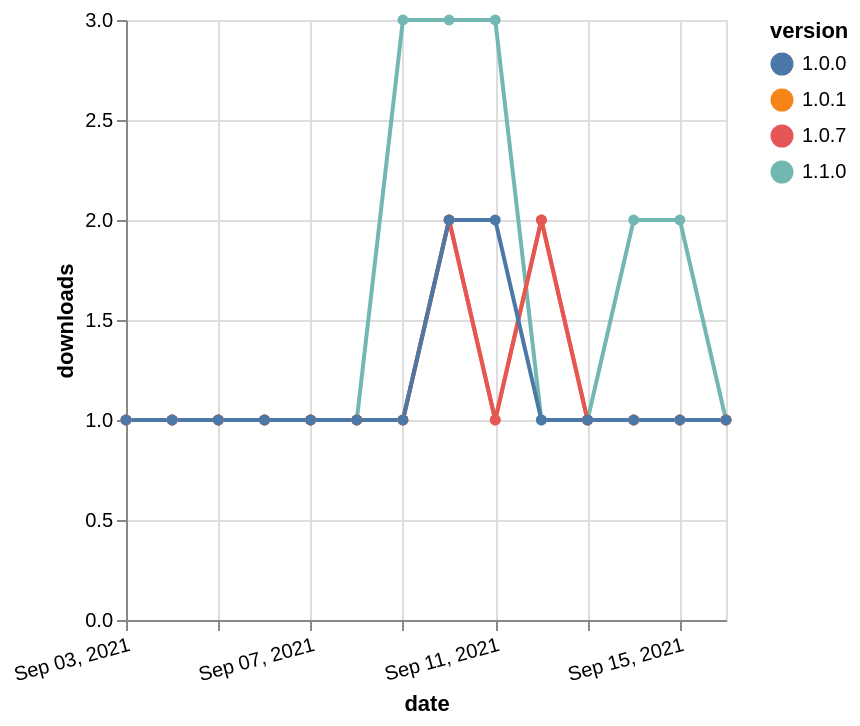

Describe this chart as a Vega-Lite specification.
### Vega-Lite specification from a JSON file in a GitHub repository (floating-point values rounded to 4 significant figures)
{"$schema": "https://vega.github.io/schema/vega-lite/v5.json", "description": "A simple bar chart with embedded data.", "data": {"values": [{"date": "2021-09-03", "total": 1854, "delta": 1, "version": "1.1.0"}, {"date": "2021-09-04", "total": 1855, "delta": 1, "version": "1.1.0"}, {"date": "2021-09-05", "total": 1856, "delta": 1, "version": "1.1.0"}, {"date": "2021-09-06", "total": 1857, "delta": 1, "version": "1.1.0"}, {"date": "2021-09-07", "total": 1858, "delta": 1, "version": "1.1.0"}, {"date": "2021-09-08", "total": 1859, "delta": 1, "version": "1.1.0"}, {"date": "2021-09-09", "total": 1862, "delta": 3, "version": "1.1.0"}, {"date": "2021-09-10", "total": 1865, "delta": 3, "version": "1.1.0"}, {"date": "2021-09-11", "total": 1868, "delta": 3, "version": "1.1.0"}, {"date": "2021-09-12", "total": 1869, "delta": 1, "version": "1.1.0"}, {"date": "2021-09-13", "total": 1870, "delta": 1, "version": "1.1.0"}, {"date": "2021-09-14", "total": 1872, "delta": 2, "version": "1.1.0"}, {"date": "2021-09-15", "total": 1874, "delta": 2, "version": "1.1.0"}, {"date": "2021-09-16", "total": 1875, "delta": 1, "version": "1.1.0"}, {"date": "2021-09-03", "total": 533, "delta": 1, "version": "1.0.1"}, {"date": "2021-09-04", "total": 534, "delta": 1, "version": "1.0.1"}, {"date": "2021-09-05", "total": 535, "delta": 1, "version": "1.0.1"}, {"date": "2021-09-06", "total": 536, "delta": 1, "version": "1.0.1"}, {"date": "2021-09-07", "total": 537, "delta": 1, "version": "1.0.1"}, {"date": "2021-09-08", "total": 538, "delta": 1, "version": "1.0.1"}, {"date": "2021-09-09", "total": 539, "delta": 1, "version": "1.0.1"}, {"date": "2021-09-10", "total": 541, "delta": 2, "version": "1.0.1"}, {"date": "2021-09-11", "total": 542, "delta": 1, "version": "1.0.1"}, {"date": "2021-09-12", "total": 544, "delta": 2, "version": "1.0.1"}, {"date": "2021-09-13", "total": 545, "delta": 1, "version": "1.0.1"}, {"date": "2021-09-14", "total": 546, "delta": 1, "version": "1.0.1"}, {"date": "2021-09-15", "total": 547, "delta": 1, "version": "1.0.1"}, {"date": "2021-09-16", "total": 548, "delta": 1, "version": "1.0.1"}, {"date": "2021-09-03", "total": 227, "delta": 1, "version": "1.0.7"}, {"date": "2021-09-04", "total": 228, "delta": 1, "version": "1.0.7"}, {"date": "2021-09-05", "total": 229, "delta": 1, "version": "1.0.7"}, {"date": "2021-09-06", "total": 230, "delta": 1, "version": "1.0.7"}, {"date": "2021-09-07", "total": 231, "delta": 1, "version": "1.0.7"}, {"date": "2021-09-08", "total": 232, "delta": 1, "version": "1.0.7"}, {"date": "2021-09-09", "total": 233, "delta": 1, "version": "1.0.7"}, {"date": "2021-09-10", "total": 235, "delta": 2, "version": "1.0.7"}, {"date": "2021-09-11", "total": 236, "delta": 1, "version": "1.0.7"}, {"date": "2021-09-12", "total": 238, "delta": 2, "version": "1.0.7"}, {"date": "2021-09-13", "total": 239, "delta": 1, "version": "1.0.7"}, {"date": "2021-09-14", "total": 240, "delta": 1, "version": "1.0.7"}, {"date": "2021-09-15", "total": 241, "delta": 1, "version": "1.0.7"}, {"date": "2021-09-16", "total": 242, "delta": 1, "version": "1.0.7"}, {"date": "2021-09-03", "total": 240, "delta": 1, "version": "1.0.0"}, {"date": "2021-09-04", "total": 241, "delta": 1, "version": "1.0.0"}, {"date": "2021-09-05", "total": 242, "delta": 1, "version": "1.0.0"}, {"date": "2021-09-06", "total": 243, "delta": 1, "version": "1.0.0"}, {"date": "2021-09-07", "total": 244, "delta": 1, "version": "1.0.0"}, {"date": "2021-09-08", "total": 245, "delta": 1, "version": "1.0.0"}, {"date": "2021-09-09", "total": 246, "delta": 1, "version": "1.0.0"}, {"date": "2021-09-10", "total": 248, "delta": 2, "version": "1.0.0"}, {"date": "2021-09-11", "total": 250, "delta": 2, "version": "1.0.0"}, {"date": "2021-09-12", "total": 251, "delta": 1, "version": "1.0.0"}, {"date": "2021-09-13", "total": 252, "delta": 1, "version": "1.0.0"}, {"date": "2021-09-14", "total": 253, "delta": 1, "version": "1.0.0"}, {"date": "2021-09-15", "total": 254, "delta": 1, "version": "1.0.0"}, {"date": "2021-09-16", "total": 255, "delta": 1, "version": "1.0.0"}]}, "width": "container", "mark": {"type": "line", "point": {"filled": true}}, "encoding": {"x": {"field": "date", "type": "temporal", "timeUnit": "yearmonthdate", "title": "date", "axis": {"labelAngle": -15}}, "y": {"field": "delta", "type": "quantitative", "title": "downloads"}, "color": {"field": "version", "type": "nominal"}, "tooltip": {"field": "delta"}}}
